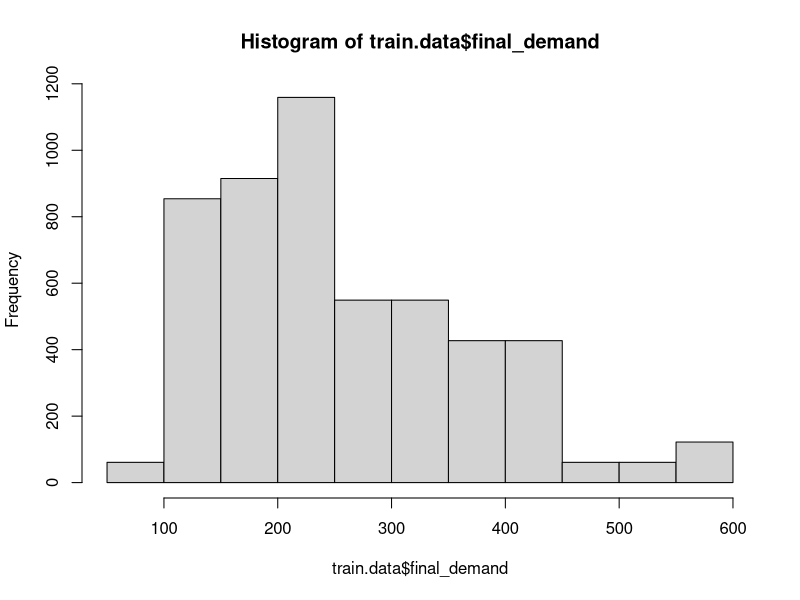
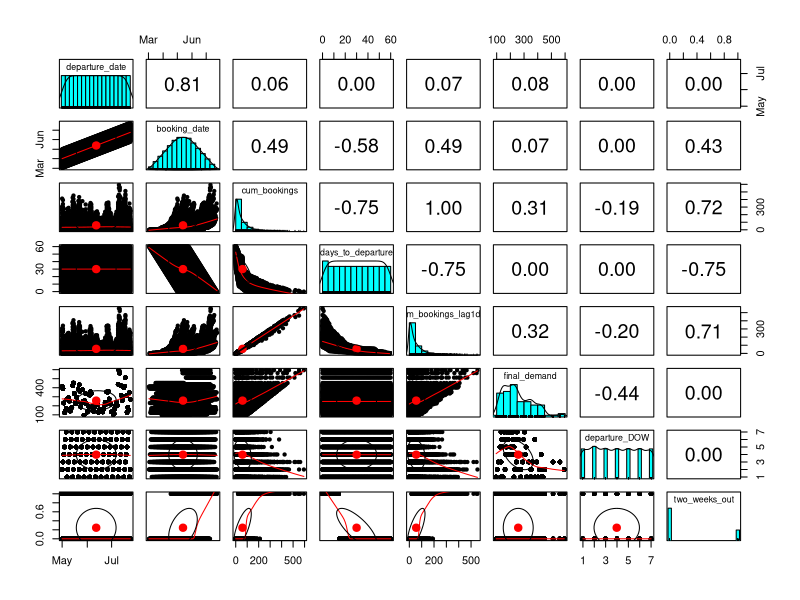

Generate these figures, in order, with R:
# Kyler Adams

# Clear workspace
rm(list=ls(all=TRUE))
# required libraries
library(tidyverse)
library(zoo)
library(e1071)


## TEST CODE PLEASE SCROLL DOWN TO FUNCTION ##
###### TEST CODE IS NOT FULLY COMMENTED ######
##############################################
#############        START      ##############
##############################################

# Read in csv files
val.data <- read_csv("airline_booking_validationData.csv")
train.data <- read_csv("airline_booking_trainingData.csv")

# Convert departure_date and booking_date to date format
train.data$departure_date <- as.Date(train.data$departure_date, "%m/%d/%Y")
train.data$booking_date <- as.Date(train.data$booking_date, "%m/%d/%Y")

# Create days_to_departure variable
train.data$days_to_departure <- train.data$departure_date - train.data$booking_date

# Create a lag variable cum_bookings_lag1day that gives the cumulative bookings for the previous day
train.data <- train.data %>% group_by(departure_date) %>% arrange(departure_date, booking_date) %>% 
    mutate(cum_bookings_lag1day = ifelse(days_to_departure+1 == dplyr::lag(days_to_departure), 
                                         dplyr::lag(cum_bookings), NA))

final.demand <- train.data %>% group_by(departure_date) %>% 
    filter(days_to_departure == 0) %>% 
    summarise(final_demand = cum_bookings)
train.data <- merge(train.data, final.demand, by = "departure_date")

train.data$departure_DOW <- factor(weekdays(train.data$departure_date), levels = 
                                       c("Monday", "Tuesday", "Wednesday", "Thursday", "Friday", "Saturday", "Sunday"))
train.data$two_weeks_out <- ifelse(train.data$days_to_departure <= 14, 1, 0)



DOW <- c('Monday', 'Tuesday', 'Wednesday', 'Thursday', 'Friday', 'Saturday', 'Sunday')
all_models <- c()
for(i in seq_along(DOW)){
    
    d <- DOW[i]
    dd <- subset(train.data, train.data$departure_DOW == d)
    mod <- svm(final_demand ~ days_to_departure + cum_bookings +
                  cum_bookings_lag1day, data = dd, na.action = na.omit)
    all_models <- c(all_models, list(mod))
}

filtered.data <- train.data[!is.na(train.data$cum_bookings_lag1day),]
filtered.data <- filtered.data %>% 
        group_by(departure_date) %>% 
        mutate(cx = cumsum(cum_bookings_lag1day))


ddd <- data.frame()
for(i in seq_along(DOW)){
    
    d <- DOW[i]
    dd <- subset(filtered.data, filtered.data$departure_DOW == d)
    dd$predict <- predict(all_models[[i]], newdata = dd)
    ddd <- rbind(ddd,as.data.frame(dd))
}
# class(dd)
# View(ddd) 

# class(train.data)
# apply to test data
# Convert departure_date and booking_date to date format
val.data$departure_date <- as.Date(val.data$departure_date, "%m/%d/%Y")
val.data$booking_date <- as.Date(val.data$booking_date, "%m/%d/%Y")

# Create days_to_departure variable
val.data$days_to_departure <- val.data$departure_date - val.data$booking_date

# Create a lag variable cum_bookings_lag1day that gives the cumulative bookings for the previous day
val.data <- val.data %>% group_by(departure_date) %>% arrange(departure_date, booking_date) %>% 
    mutate(cum_bookings_lag1day = ifelse(days_to_departure+1 == dplyr::lag(days_to_departure), 
                                         dplyr::lag(cum_bookings), NA))
val.data <- data.frame(val.data)
val.data$departure_DOW <- factor(weekdays(val.data$departure_date), levels = 
                                       c("Monday", "Tuesday", "Wednesday", "Thursday", "Friday", "Saturday", "Sunday"))

val.filtered.data <- val.data[!is.na(val.data$cum_bookings_lag1day),]

ddd <- data.frame()

for(i in seq_along(DOW)){
    
    d <- DOW[i]
    dd <- subset(val.filtered.data, val.filtered.data$departure_DOW == d)
    dd$predict <- predict(all_models[[i]], newdata = dd)
    ddd <- rbind(ddd,dd)
}

val.numerator <- ddd %>% 
    filter(days_to_departure <= 7 & days_to_departure > 0) %>% 
    summarise(totalnum = sum(abs(final_demand - predict))) %>% 
    summarise(totalnum = sum(totalnum))
val.denominator <- sum(abs(val.filtered.data$final_demand - val.filtered.data$naive_forecast), na.rm = T)
# View(filtered.val.data) 

val.MASE = val.numerator / val.denominator
val.MASE

hist(train.data$final_demand)

train.data %>% 
    group_by(departure_DOW) %>% 
    summarise(sum = sum(final_demand))

library(psych)
pairs.panels(train.data)



mod.ts <- lm(final_demand ~ departure_DOW, data = train.data)
summary(mod.ts)
val.data$predict <- predict(mod.ts, newdata = val.data)

############## END OF TEST CODE ##############
##############################################
#############        END        ##############
##############################################



